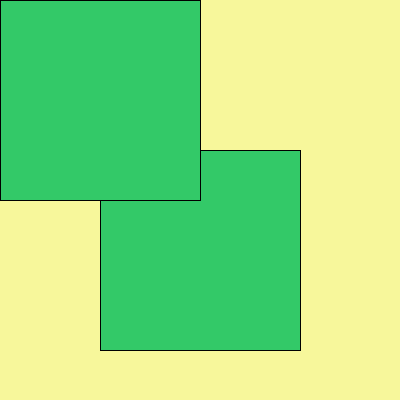
Frame 1 (no input)
Frame 60 (the mouse pressed at the canvas centre just before this capture): identical to frame 1, image omitted
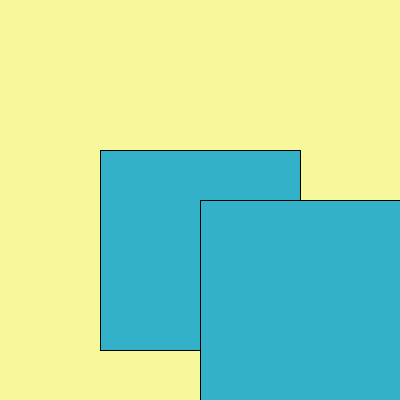
Frame 120 (the mouse held since frame 60 and released just before this capture)

The Processing sketch that drew these frames (run headless with seeded random() and noise(); from frame 60 on, the mouse is pressed at the canvas centre):

// Processing sketch: processing_53553
// ── processing_53553.pde

// SIMONE ROTH // PS2_2

void setup() {
  size(400, 400);
  smooth();
  

}
 
 
void draw() {
  background(#F7F79B);
   

    if (intersect(130, 120, 75,  mouseX, mouseY, 75)) {
    fill(51, 177, 201);
  }
  else {
    fill(51, 201, 104);
 
  }

  rect(100, 150, 200, 200);

  rect(mouseX,  mouseY, 200, 200);
}
 
boolean intersect(float a1, float b1, float c1, float a2, float b2, float c2) {
 
  float d = dist(a1, b1, a2, b2);
 
  if ( d < (c1 + c2) ) {
 
    return true;
  }
  else {
    return false;
  }
} 
